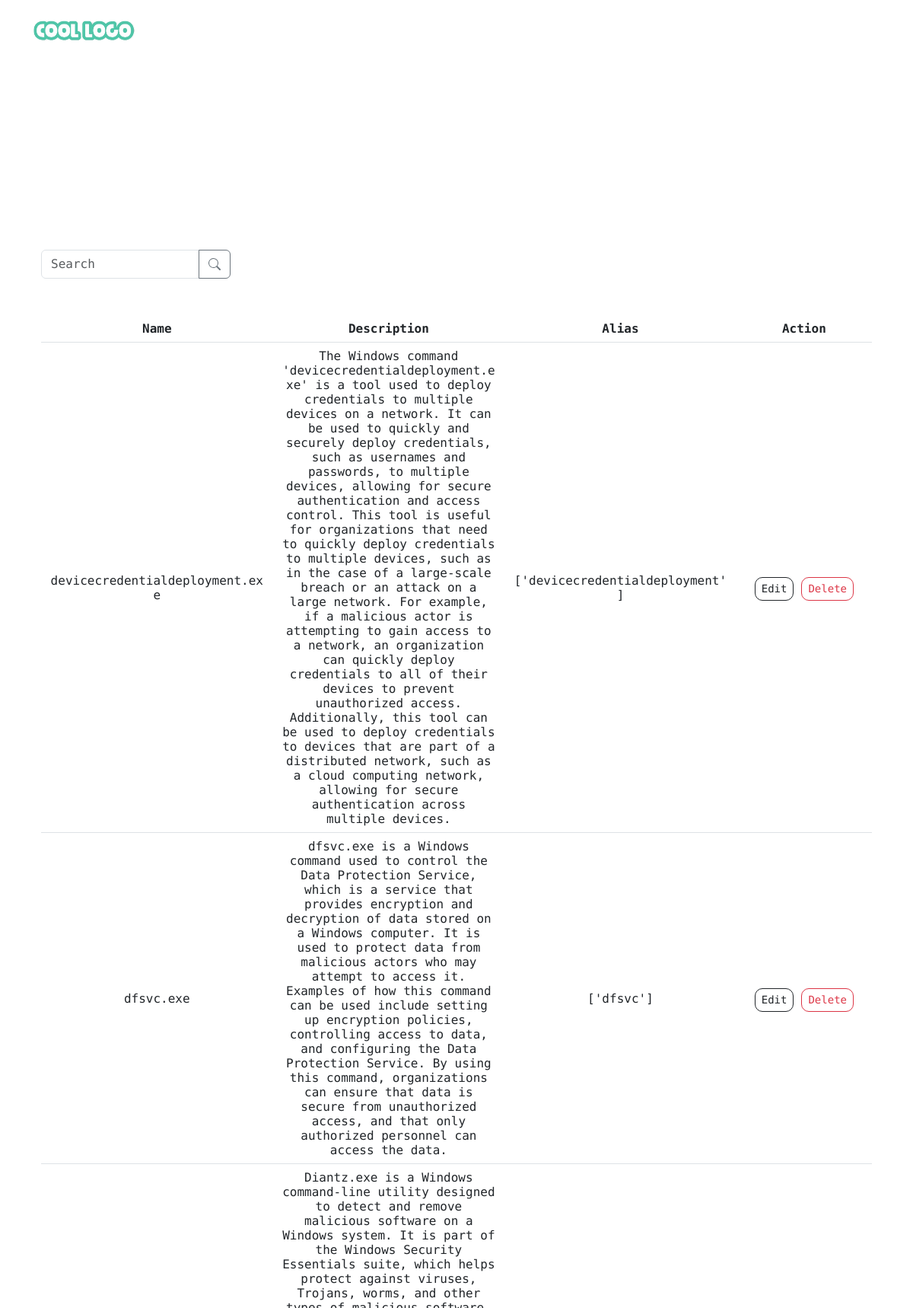
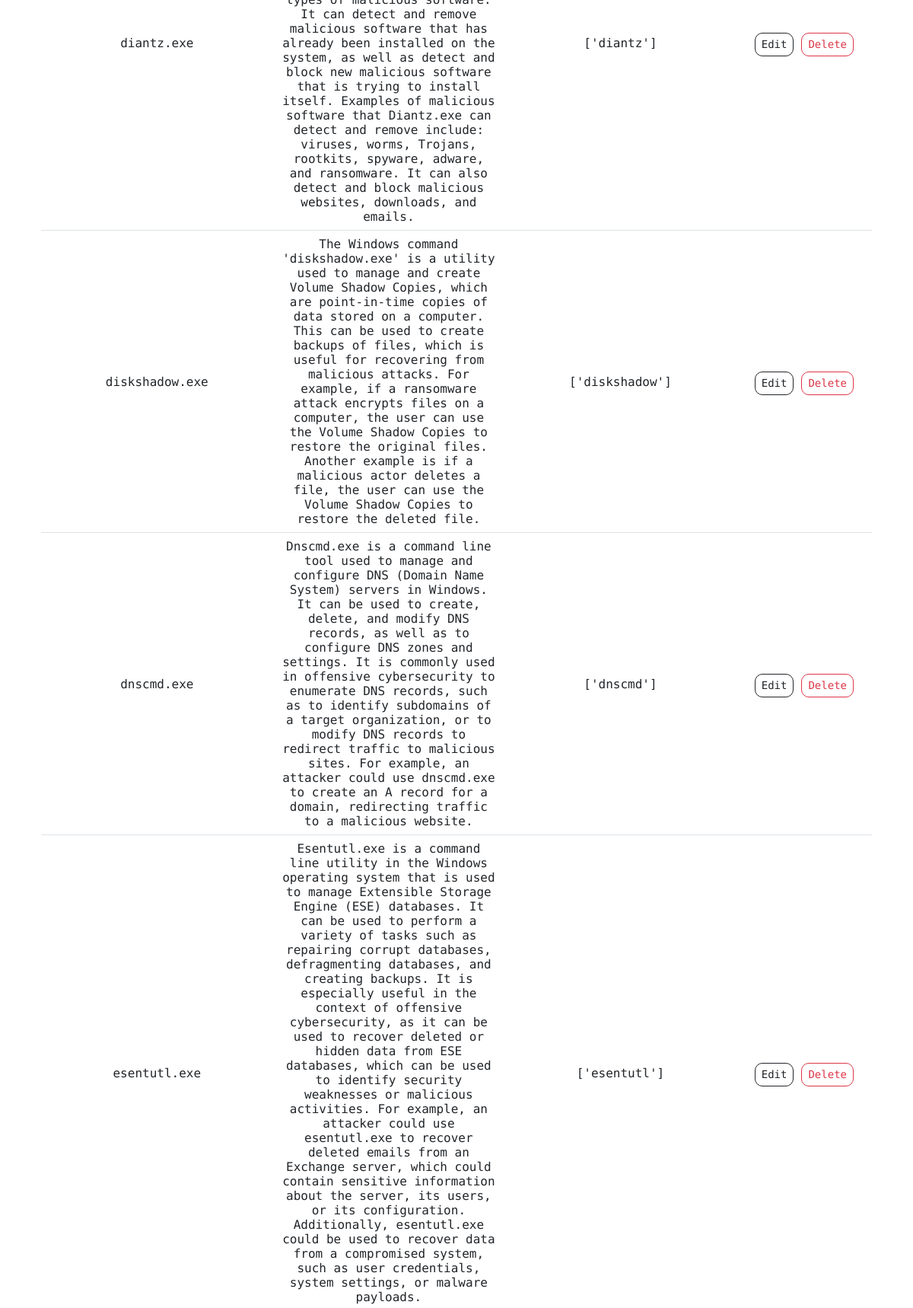
The page /dashboard/commands?page=3 (signed in, upper part) on the database its author committed (2 pictures, top to bottom).
### Website/models.py (models this page shows)
class Command(db.Model):
    id = db.Column(db.Integer, primary_key=True)
    name = db.Column(db.Integer, nullable=False, unique=True)
    description = db.Column(db.String(5000))
    alias = db.Column(db.String)
    parameters = db.relationship('Parameter', backref='command', lazy=True) #vamos ter uma lista dos parametros associados a este comando

### Website/auth.py (the view, shortened to what this page needs)
@auth.route('/dashboard/commands', methods=['GET', 'POST'])
@login_required
def commands():
    deleteform = DeleteCommandForm()
    search_query = None
    search_query = request.args.get('search_query')
    if search_query:
        commands = Command.query.filter(Command.name.like(f'%{search_query}%')).order_by(Command.id.asc())
    else:
        commands = Command.query.order_by(Command.id.asc())
    page = request.args.get('page', 1, type=int) # get the page number from the URL query string
    per_page = 10 # set the number of items per page
    paginated_commands = commands.paginate(page=page, per_page=per_page, error_out=False)
    return render_template("commands.html", commands=paginated_commands, deleteform=deleteform, search_query=search_query)

### Website/auth.py
class DeleteCommandForm(FlaskForm):
    command_id = HiddenField('Command ID', validators=[DataRequired()])
    submit_delete = SubmitField('Delete')

### Website/templates/commands.html (shortened to what this page needs)
{% extends "base_template.html" %}
{% block content %}
<div class="container-fluid">
    <h1 class="text-center">COMMANDS TABLE</h1>
    <div class="row mt-3">
        <form class="col row justify-content-start" method="GET" action="{{ url_for('auth.commands') }}">
            <div class="col-md-4 col-lg-3 mb-3">
                <div class="input-group">
                    <input class="form-control" type="search" placeholder="Search" aria-label="Search"
                        name="search_query">
                    <button class="btn btn-outline-secondary" type="submit" id="button-addon1"></button>
                </div>
            </div>
        </form>
    </div>
    <div class="row mt-3">
        <div class="col">
            <div class="table-responsive-lg text-center">
                <table class="table">
                    <thead>
                        <tr>
                            <th class="align-middle text-center" style="max-width: 250px;">Name</th>
                            <th class="align-middle text-center" style="max-width: 250px;">Description</th>
                            <th class="align-middle text-center" style="max-width: 250px;">Alias</th>
                            <th class="align-middle text-center" style="max-width: 250px;">Action</th>
                        </tr>
                    </thead>
                    <tbody>
                        {% for command in commands %}
                        <tr>
                            <td class="align-middle text-center" style="max-width: 250px;">{{ command.name }}</td>
                            <td class="align-middle text-center" style="max-width: 250px;">{{ command.description }}
                            </td>
                            <td class="align-middle text-center" style="max-width: 250px;">{{ command.alias }}</td>
                            <td class="align-middle text-center">
                                <div class="d-flex align-items-center justify-content-center">
                                    <form class="d-inline" method="POST" action="{{ url_for('auth.edit_command') }}">
                                        <button type="submit" class="btn btn-sm btn-outline-dark mr-2"
                                            style="border-radius: 10px;">Edit</button>
                                    </form>
                                    <form class="d-inline" method="POST" style="margin-left: 10px;">
                                        {{ deleteform.submit_delete(class="btn btn-sm btn-outline-danger mr-2",
                                        style="border-radius: 10px;") }}
                                    </form>
                                </div>
                            </td>
                        </tr>
                        {% endfor %}
                    </tbody>
                </table>
            </div>
        </div>
    </div>
</div>
{% endblock %}

### Website/static/style.css (style rules this page uses)
form { font-family: 'Fira Code', monospace; padding-top: 20; color: #101521; }

### Website/templates/commands.html (style rules this page uses)
.table { color: rgb(0, 0, 0); background-color: #ffffffc2; border-radius: 5px; font-family: 'Fira Code', monospace; }
.table td { word-wrap: break-word; }
h1 { color: white; border-radius: 8px; font-family: 'Fira Code', monospace; margin-top: 100px; margin-bottom: 80px; }

### rows shown on the page
Command: name "devicecredentialdeployment.exe", description "The Windows command 'devicecredentialdeployment.exe' is a tool used to deploy credentials to multiple devices on a network. It can be used to quickly and securely deploy credentials, such as usernames and passwords, to multiple devices, allowing for secure authentication and access control. This tool is useful for organizations that need to quickly deploy credentials to multiple devices, such as in the case of a large-scale breach or an attack on a large network. For example, if a malicious actor is attempting to gain access to a network, an organization can quickly deploy credentials to all of their devices to prevent unauthorized access. Additionally, this tool can be used to deploy…", alias "['devicecredentialdeployment']"
Command: name "dfsvc.exe", description "dfsvc.exe is a Windows command used to control the Data Protection Service, which is a service that provides encryption and decryption of data stored on a Windows computer. It is used to protect data from malicious actors who may attempt to access it. Examples of how this command can be used include setting up encryption policies, controlling access to data, and configuring the Data Protection Service. By using this command, organizations can ensure that data is secure from unauthorized access, and that only authorized personnel can access the data.", alias "['dfsvc']"
Command: name "diantz.exe", description "Diantz.exe is a Windows command-line utility designed to detect and remove malicious software on a Windows system. It is part of the Windows Security Essentials suite, which helps protect against viruses, Trojans, worms, and other types of malicious software. It can detect and remove malicious software that has already been installed on the system, as well as detect and block new malicious software that is trying to install itself. Examples of malicious software that Diantz.exe can detect and remove include: viruses, worms, Trojans, rootkits, spyware, adware, and ransomware. It can also detect and block malicious websites, downloads, and emails.", alias "['diantz']"
Command: name "diskshadow.exe", description "The Windows command 'diskshadow.exe' is a utility used to manage and create Volume Shadow Copies, which are point-in-time copies of data stored on a computer. This can be used to create backups of files, which is useful for recovering from malicious attacks. For example, if a ransomware attack encrypts files on a computer, the user can use the Volume Shadow Copies to restore the original files. Another example is if a malicious actor deletes a file, the user can use the Volume Shadow Copies to restore the deleted file.", alias "['diskshadow']"
Command: name "dnscmd.exe", description "Dnscmd.exe is a command line tool used to manage and configure DNS (Domain Name System) servers in Windows. It can be used to create, delete, and modify DNS records, as well as to configure DNS zones and settings. It is commonly used in offensive cybersecurity to enumerate DNS records, such as to identify subdomains of a target organization, or to modify DNS records to redirect traffic to malicious sites. For example, an attacker could use dnscmd.exe to create an A record for a domain, redirecting traffic to a malicious website.", alias "['dnscmd']"
Command: name "esentutl.exe", description "Esentutl.exe is a command line utility in the Windows operating system that is used to manage Extensible Storage Engine (ESE) databases. It can be used to perform a variety of tasks such as repairing corrupt databases, defragmenting databases, and creating backups. It is especially useful in the context of offensive cybersecurity, as it can be used to recover deleted or hidden data from ESE databases, which can be used to identify security weaknesses or malicious activities. For example, an attacker could use esentutl.exe to recover deleted emails from an Exchange server, which could contain sensitive information about the server, its users, or its configuration. Additionally, esentutl.exe…", alias "['esentutl']"
